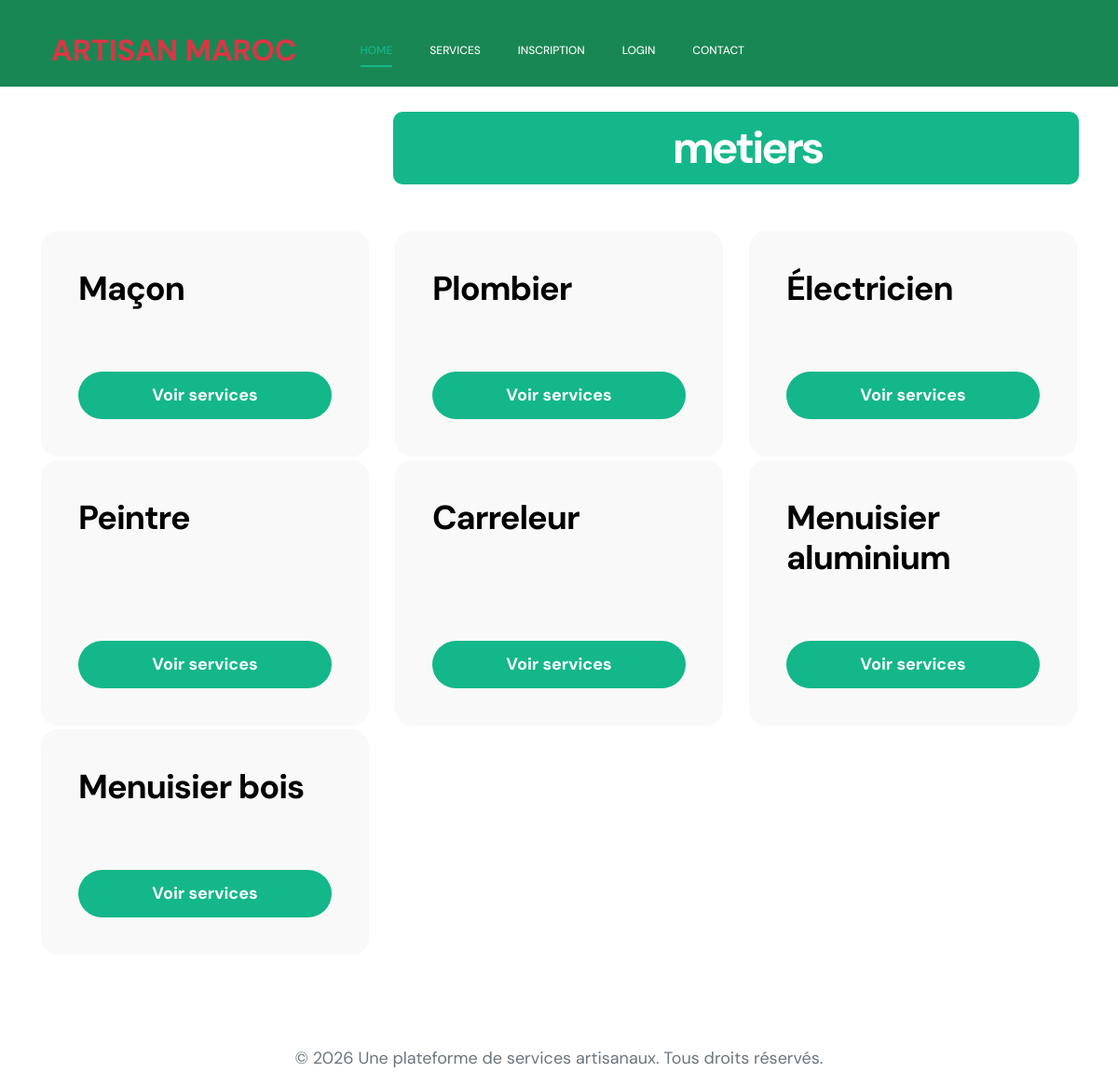
/ebdomage_fichier.php/metiers.php?categorie_id=1, run on the app's committed database.
### tables this page shows
CREATE TABLE `metiers` (
  `id` int(11) NOT NULL,
  `nom_metier` varchar(100) NOT NULL,
  `categorie_id` int(11) NOT NULL
);

### ebdomage_fichier.php/metiers.php (the view, shortened to what this page needs)
<?php
include 'connexion.php';
if (isset($_GET['categorie_id'])) {
    $categorie_id = $_GET['categorie_id'];
    $stmt = $conn->prepare("SELECT * FROM metiers WHERE categorie_id = ?");
    $stmt->bind_param("i", $categorie_id);
    $stmt->execute();
    $result = $stmt->get_result();
}
?>
<!doctype html>
<html lang="en">
<head>
    <link href="css/bootstrap.min.css" rel="stylesheet">
    <link href="css/bootstrap-icons.css" rel="stylesheet">
    <link href="css/magnific-popup.css" rel="stylesheet">
    <link href="css/templatemo-first-portfolio-style.css" rel="stylesheet">
</head>
<body>
    <?php include 'header-pages.php'; ?>
    <section class="categories section-padding">
        <div class="container">
            <div class="row">
                <div class="col-lg-8 col-md-8 col-12 ms-auto">
                    <div class="section-title-wrap d-flex justify-content-center align-items-center mb-4">
                        <h2 class="text-white ms-4 mb-0">metiers</h2>
                    </div>
                </div>
                <?php foreach ($result as $metier) { ?>
                    <div class="col-lg-4 col-md-6 col-12">
                        <div class="projects-thumb">
                            <div class="projects-info">
                                <h3 class="projects-title"> <?php echo $metier['nom_metier']; ?></h3>
                            </div>
                            <a href="service-detail.php?metier_id=<?php  echo $metier['id']; ?>" class=" text-center custom-btn mt-auto">
                                Voir services
                            </a>
                        </div>
                    </div>
                <?php } ?>
            </div>
        </div>
    </section>
    <footer>
        <?php include 'footer.php'; ?>
    </footer>
</body>
</html>

### css/templatemo-first-portfolio-style.css (style rules this page uses)
:root { --white-color: #ffffff; --primary-color: #535da1; --secondary-color: #14B789; --section-bg-color: #f9f9f9; --dark-color: #000000; --p-color: #717275; --border-color: #e9eaeb; --featured-border-color: #727aab; --body-font-family: 'DM Sans', sans-serif; --h1-font-size: 62px; --h2-font-size: 48px; --h3-font-size: 36px; --h4-font-size: 32px; --h5-font-size: 24px; --h6-font-size: 22px; --p-font-size: 18px; --menu-font-size: 12px; --copyright-font-size: 14px; --border-radius-large: 100px; --border-radius-medium: 20px; --border-radius-small: 10px; --font-weight-normal: 400; --font-weight-medium: 500; --font-weight-bold: 700; }
body { background: var(--white-color); font-family: var(--body-font-family); }
h2, h3, h4, h5, h6 { color: var(--dark-color); }
h1, h2, h3, h4, h5, h6 { font-weight: var(--font-weight-bold); letter-spacing: -1px; }
h2 { font-size: var(--h2-font-size); color: var(--secondary-color); letter-spacing: -3px; }
h3 { font-size: var(--h3-font-size); }
a, button { touch-action: manipulation; transition: all 0.3s; }
a { color: var(--p-color); text-decoration: none; }
.section-padding { padding-top: 120px; padding-bottom: 120px; }
.section-title-wrap { background: var(--secondary-color); border-radius: var(--border-radius-small); padding: 10px 30px; }
.custom-btn, .navbar .custom-btn { font-size: var(--p-font-size); font-weight: var(--font-weight-bold); }
.custom-btn { background: var(--secondary-color); border-radius: var(--border-radius-large); color: var(--white-color); font-weight: var(--font-weight-bold); padding: 12px 24px; }
.projects-thumb { height: 100%; display: flex; flex-direction: column; }
.projects-info { flex-grow: 1; }
.projects-thumb { background: var(--section-bg-color); border: 2px solid var(--white-color); border-radius: var(--border-radius-medium); position: relative; overflow: hidden; margin-top: 24px; margin-bottom: 24px; padding: 40px; transition: all ease 0.5s; }
.projects-title { margin-bottom: 20px; }

### data on the page
metiers: nom_metier "Maçon"
metiers: nom_metier "Plombier"
metiers: nom_metier "Électricien"
metiers: nom_metier "Peintre"
metiers: nom_metier "Carreleur"
metiers: nom_metier "Menuisier aluminium"
metiers: nom_metier "Menuisier bois"
